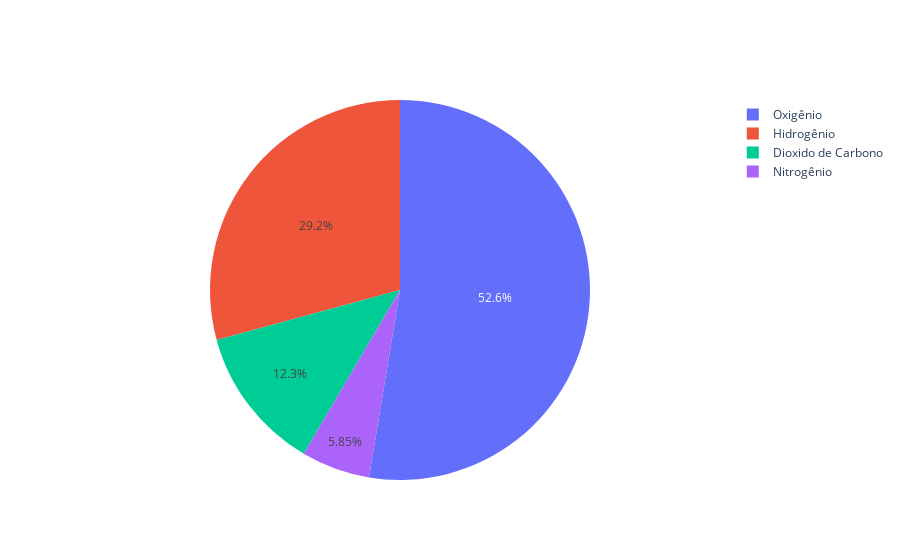

The notebook cell saved with this chart:
### Code cell
import plotly.graph_objects as go

fig = go.Figure(data=[go.Pie(labels=labels, values=values)])
fig.show()

### Figure 1 — Plotly figure (JSON) as saved in the notebook; plotly's stock layout.template omitted (floating-point values rounded to 4 significant figures)
{"data": [{"labels": ["Oxigênio", "Hidrogênio", "Dioxido de Carbono", "Nitrogênio"], "type": "pie", "values": [4500, 2500, 1053, 500]}], "layout": {}}
